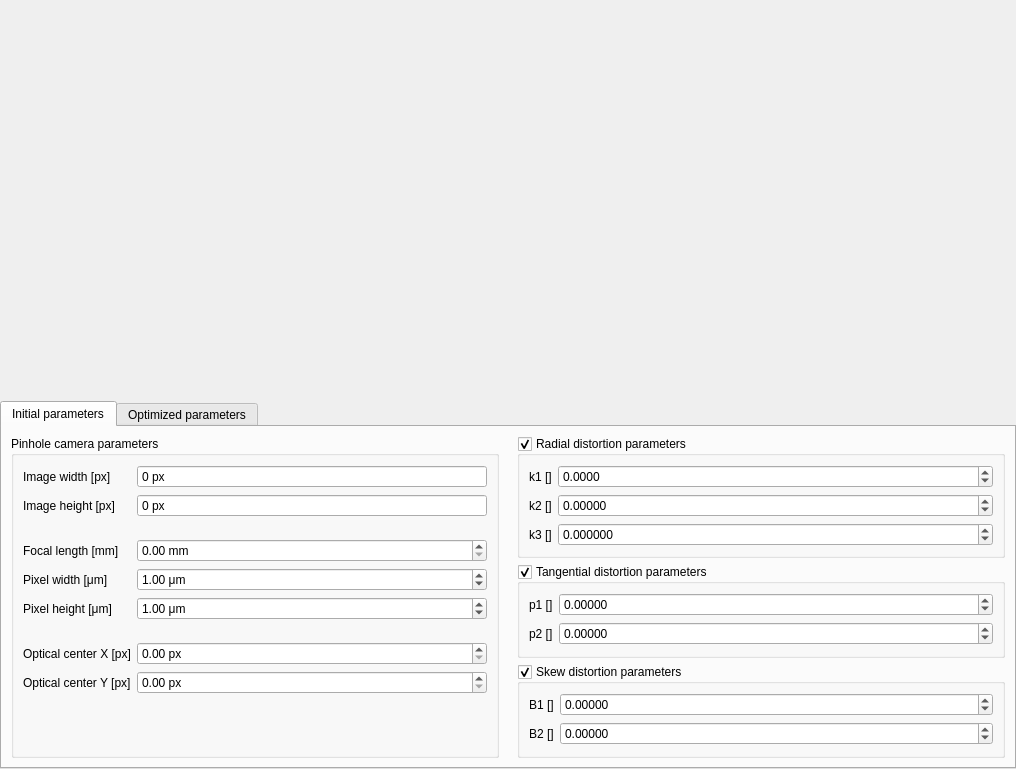
<?xml version="1.0" encoding="UTF-8"?>
<ui version="4.0">
 <class>StereoVisionApp::LenseEditor</class>
 <widget class="QWidget" name="StereoVisionApp::LenseEditor">
  <property name="geometry">
   <rect>
    <x>0</x>
    <y>0</y>
    <width>1016</width>
    <height>769</height>
   </rect>
  </property>
  <property name="windowTitle">
   <string>Form</string>
  </property>
  <layout class="QVBoxLayout" name="verticalLayout">
   <property name="spacing">
    <number>0</number>
   </property>
   <property name="leftMargin">
    <number>0</number>
   </property>
   <property name="topMargin">
    <number>0</number>
   </property>
   <property name="rightMargin">
    <number>0</number>
   </property>
   <property name="bottomMargin">
    <number>0</number>
   </property>
   <item>
    <widget class="StereoVisionApp::LensDistortionViewer" name="lensViewWidget" native="true">
     <property name="sizePolicy">
      <sizepolicy hsizetype="Preferred" vsizetype="Expanding">
       <horstretch>0</horstretch>
       <verstretch>0</verstretch>
      </sizepolicy>
     </property>
    </widget>
   </item>
   <item>
    <widget class="QTabWidget" name="tabWidget">
     <property name="sizePolicy">
      <sizepolicy hsizetype="Expanding" vsizetype="Minimum">
       <horstretch>0</horstretch>
       <verstretch>0</verstretch>
      </sizepolicy>
     </property>
     <property name="currentIndex">
      <number>0</number>
     </property>
     <widget class="QWidget" name="tab">
      <attribute name="title">
       <string>Initial parameters</string>
      </attribute>
      <layout class="QHBoxLayout" name="horizontalLayout">
       <property name="spacing">
        <number>0</number>
       </property>
       <property name="leftMargin">
        <number>0</number>
       </property>
       <property name="topMargin">
        <number>0</number>
       </property>
       <property name="rightMargin">
        <number>0</number>
       </property>
       <property name="bottomMargin">
        <number>0</number>
       </property>
       <item>
        <widget class="QWidget" name="widget_2" native="true">
         <layout class="QVBoxLayout" name="verticalLayout_2">
          <item>
           <widget class="QGroupBox" name="pinholeGroupBox">
            <property name="title">
             <string>Pinhole camera parameters</string>
            </property>
            <property name="checkable">
             <bool>false</bool>
            </property>
            <layout class="QFormLayout" name="formLayout_2">
             <item row="0" column="0">
              <widget class="QLabel" name="label">
               <property name="text">
                <string>Image width [px]</string>
               </property>
              </widget>
             </item>
             <item row="0" column="1">
              <widget class="QSpinBox" name="imageWidthSpinBox">
               <property name="readOnly">
                <bool>true</bool>
               </property>
               <property name="buttonSymbols">
                <enum>QAbstractSpinBox::NoButtons</enum>
               </property>
               <property name="suffix">
                <string> px</string>
               </property>
               <property name="maximum">
                <number>99999999</number>
               </property>
              </widget>
             </item>
             <item row="1" column="0">
              <widget class="QLabel" name="label_2">
               <property name="text">
                <string>Image height [px]</string>
               </property>
              </widget>
             </item>
             <item row="1" column="1">
              <widget class="QSpinBox" name="imageHeightSpinBox">
               <property name="frame">
                <bool>true</bool>
               </property>
               <property name="readOnly">
                <bool>true</bool>
               </property>
               <property name="buttonSymbols">
                <enum>QAbstractSpinBox::NoButtons</enum>
               </property>
               <property name="suffix">
                <string> px</string>
               </property>
               <property name="maximum">
                <number>999999999</number>
               </property>
              </widget>
             </item>
             <item row="2" column="0" colspan="2">
              <spacer name="verticalSpacer">
               <property name="orientation">
                <enum>Qt::Vertical</enum>
               </property>
               <property name="sizeType">
                <enum>QSizePolicy::Fixed</enum>
               </property>
               <property name="sizeHint" stdset="0">
                <size>
                 <width>20</width>
                 <height>10</height>
                </size>
               </property>
              </spacer>
             </item>
             <item row="3" column="0">
              <widget class="QLabel" name="label_3">
               <property name="text">
                <string>Focal length [mm]</string>
               </property>
              </widget>
             </item>
             <item row="3" column="1">
              <widget class="QDoubleSpinBox" name="focalLengthSpintBox">
               <property name="suffix">
                <string> mm</string>
               </property>
               <property name="maximum">
                <double>9999.989999999999782</double>
               </property>
              </widget>
             </item>
             <item row="4" column="0">
              <widget class="QLabel" name="label_4">
               <property name="text">
                <string>Pixel width [μm]</string>
               </property>
              </widget>
             </item>
             <item row="4" column="1">
              <widget class="QDoubleSpinBox" name="pixelWidthSpinBox">
               <property name="toolTip">
                <string>pixel width/pixel height</string>
               </property>
               <property name="suffix">
                <string> μm</string>
               </property>
               <property name="value">
                <double>1.000000000000000</double>
               </property>
              </widget>
             </item>
             <item row="6" column="0" colspan="2">
              <spacer name="verticalSpacer_2">
               <property name="orientation">
                <enum>Qt::Vertical</enum>
               </property>
               <property name="sizeType">
                <enum>QSizePolicy::Fixed</enum>
               </property>
               <property name="sizeHint" stdset="0">
                <size>
                 <width>20</width>
                 <height>10</height>
                </size>
               </property>
              </spacer>
             </item>
             <item row="7" column="0">
              <widget class="QLabel" name="label_5">
               <property name="text">
                <string>Optical center X [px]</string>
               </property>
              </widget>
             </item>
             <item row="7" column="1">
              <widget class="QDoubleSpinBox" name="opticalCenterXSpinBox">
               <property name="suffix">
                <string> px</string>
               </property>
              </widget>
             </item>
             <item row="8" column="0">
              <widget class="QLabel" name="label_6">
               <property name="text">
                <string>Optical center Y [px]</string>
               </property>
              </widget>
             </item>
             <item row="8" column="1">
              <widget class="QDoubleSpinBox" name="opticalCenterYSpinBox">
               <property name="suffix">
                <string> px</string>
               </property>
              </widget>
             </item>
             <item row="5" column="0">
              <widget class="QLabel" name="label_7">
               <property name="text">
                <string>Pixel height [μm]</string>
               </property>
              </widget>
             </item>
             <item row="5" column="1">
              <widget class="QDoubleSpinBox" name="pixelHeightSpinBox">
               <property name="suffix">
                <string> μm</string>
               </property>
               <property name="value">
                <double>1.000000000000000</double>
               </property>
              </widget>
             </item>
            </layout>
           </widget>
          </item>
         </layout>
        </widget>
       </item>
       <item>
        <widget class="QWidget" name="widget_3" native="true">
         <layout class="QVBoxLayout" name="verticalLayout_3">
          <item>
           <widget class="QGroupBox" name="radialGroupBox">
            <property name="sizePolicy">
             <sizepolicy hsizetype="Preferred" vsizetype="Minimum">
              <horstretch>0</horstretch>
              <verstretch>0</verstretch>
             </sizepolicy>
            </property>
            <property name="title">
             <string>Radial distortion parameters</string>
            </property>
            <property name="checkable">
             <bool>true</bool>
            </property>
            <property name="checked">
             <bool>true</bool>
            </property>
            <layout class="QFormLayout" name="formLayout">
             <item row="0" column="0">
              <widget class="QLabel" name="label_8">
               <property name="text">
                <string>k1 []</string>
               </property>
              </widget>
             </item>
             <item row="0" column="1">
              <widget class="QDoubleSpinBox" name="radialK1SpinBox">
               <property name="decimals">
                <number>4</number>
               </property>
               <property name="minimum">
                <double>-99.989999999999995</double>
               </property>
               <property name="singleStep">
                <double>0.010000000000000</double>
               </property>
              </widget>
             </item>
             <item row="1" column="0">
              <widget class="QLabel" name="label_9">
               <property name="text">
                <string>k2 []</string>
               </property>
              </widget>
             </item>
             <item row="1" column="1">
              <widget class="QDoubleSpinBox" name="radialK2SpinBox">
               <property name="decimals">
                <number>5</number>
               </property>
               <property name="minimum">
                <double>-99.999899999999997</double>
               </property>
               <property name="maximum">
                <double>99.999899999999997</double>
               </property>
               <property name="singleStep">
                <double>0.010000000000000</double>
               </property>
              </widget>
             </item>
             <item row="2" column="0">
              <widget class="QLabel" name="label_10">
               <property name="text">
                <string>k3 []</string>
               </property>
              </widget>
             </item>
             <item row="2" column="1">
              <widget class="QDoubleSpinBox" name="radialK3SpinBox">
               <property name="decimals">
                <number>6</number>
               </property>
               <property name="minimum">
                <double>-99.999999000000003</double>
               </property>
               <property name="maximum">
                <double>99.999999000000003</double>
               </property>
               <property name="singleStep">
                <double>0.010000000000000</double>
               </property>
              </widget>
             </item>
            </layout>
           </widget>
          </item>
          <item>
           <widget class="QGroupBox" name="tangentialGroupBox">
            <property name="sizePolicy">
             <sizepolicy hsizetype="Preferred" vsizetype="Minimum">
              <horstretch>0</horstretch>
              <verstretch>0</verstretch>
             </sizepolicy>
            </property>
            <property name="title">
             <string>Tangential distortion parameters</string>
            </property>
            <property name="checkable">
             <bool>true</bool>
            </property>
            <layout class="QFormLayout" name="formLayout_3">
             <item row="0" column="0">
              <widget class="QLabel" name="label_11">
               <property name="text">
                <string>p1 []</string>
               </property>
              </widget>
             </item>
             <item row="0" column="1">
              <widget class="QDoubleSpinBox" name="tangentialP1SpinBox">
               <property name="decimals">
                <number>5</number>
               </property>
               <property name="minimum">
                <double>-99.999989999999997</double>
               </property>
               <property name="maximum">
                <double>99.999989999999997</double>
               </property>
               <property name="singleStep">
                <double>0.010000000000000</double>
               </property>
              </widget>
             </item>
             <item row="1" column="0">
              <widget class="QLabel" name="label_12">
               <property name="text">
                <string>p2 []</string>
               </property>
              </widget>
             </item>
             <item row="1" column="1">
              <widget class="QDoubleSpinBox" name="tangentialP2SpinBox">
               <property name="decimals">
                <number>5</number>
               </property>
               <property name="minimum">
                <double>-99.999989999999997</double>
               </property>
               <property name="maximum">
                <double>99.999989999999997</double>
               </property>
               <property name="singleStep">
                <double>0.010000000000000</double>
               </property>
              </widget>
             </item>
            </layout>
           </widget>
          </item>
          <item>
           <widget class="QGroupBox" name="skewGroupBox">
            <property name="sizePolicy">
             <sizepolicy hsizetype="Minimum" vsizetype="Preferred">
              <horstretch>0</horstretch>
              <verstretch>0</verstretch>
             </sizepolicy>
            </property>
            <property name="title">
             <string>Skew distortion parameters</string>
            </property>
            <property name="checkable">
             <bool>true</bool>
            </property>
            <layout class="QFormLayout" name="formLayout_4">
             <item row="0" column="0">
              <widget class="QLabel" name="label_13">
               <property name="text">
                <string>B1 []</string>
               </property>
              </widget>
             </item>
             <item row="0" column="1">
              <widget class="QDoubleSpinBox" name="skewB1SpinBox">
               <property name="decimals">
                <number>5</number>
               </property>
               <property name="minimum">
                <double>-99.999989999999997</double>
               </property>
               <property name="maximum">
                <double>99.999989999999997</double>
               </property>
               <property name="singleStep">
                <double>0.010000000000000</double>
               </property>
              </widget>
             </item>
             <item row="1" column="0">
              <widget class="QLabel" name="label_14">
               <property name="text">
                <string>B2 []</string>
               </property>
              </widget>
             </item>
             <item row="1" column="1">
              <widget class="QDoubleSpinBox" name="skewB2SpinBox">
               <property name="decimals">
                <number>5</number>
               </property>
               <property name="minimum">
                <double>-99.999989999999997</double>
               </property>
               <property name="maximum">
                <double>99.999989999999997</double>
               </property>
               <property name="singleStep">
                <double>0.010000000000000</double>
               </property>
              </widget>
             </item>
            </layout>
           </widget>
          </item>
         </layout>
        </widget>
       </item>
      </layout>
     </widget>
     <widget class="QWidget" name="tab_2">
      <attribute name="title">
       <string>Optimized parameters</string>
      </attribute>
      <layout class="QHBoxLayout" name="horizontalLayout_2">
       <property name="spacing">
        <number>0</number>
       </property>
       <property name="leftMargin">
        <number>0</number>
       </property>
       <property name="topMargin">
        <number>0</number>
       </property>
       <property name="rightMargin">
        <number>0</number>
       </property>
       <property name="bottomMargin">
        <number>0</number>
       </property>
       <item>
        <widget class="QWidget" name="widget_4" native="true">
         <layout class="QVBoxLayout" name="verticalLayout_4">
          <item>
           <widget class="QGroupBox" name="optPinholeGroupBox">
            <property name="title">
             <string>Pinhole camera model</string>
            </property>
            <layout class="QFormLayout" name="formLayout_5">
             <item row="0" column="0">
              <widget class="QLabel" name="label_15">
               <property name="text">
                <string>focal length [px]</string>
               </property>
              </widget>
             </item>
             <item row="0" column="1">
              <widget class="QDoubleSpinBox" name="optFocalLegthSpinBox">
               <property name="readOnly">
                <bool>true</bool>
               </property>
               <property name="buttonSymbols">
                <enum>QAbstractSpinBox::NoButtons</enum>
               </property>
               <property name="suffix">
                <string> px</string>
               </property>
               <property name="maximum">
                <double>99999999.989999994635582</double>
               </property>
              </widget>
             </item>
             <item row="1" column="0">
              <widget class="QLabel" name="label_16">
               <property name="text">
                <string>Pixel aspect ratio []</string>
               </property>
              </widget>
             </item>
             <item row="1" column="1">
              <widget class="QDoubleSpinBox" name="optPixelAspectRatioSpinBox">
               <property name="readOnly">
                <bool>true</bool>
               </property>
               <property name="buttonSymbols">
                <enum>QAbstractSpinBox::NoButtons</enum>
               </property>
              </widget>
             </item>
             <item row="3" column="0">
              <widget class="QLabel" name="label_17">
               <property name="text">
                <string>Optical center X [px]</string>
               </property>
              </widget>
             </item>
             <item row="4" column="0">
              <widget class="QLabel" name="label_18">
               <property name="text">
                <string>Optical center Y [px]</string>
               </property>
              </widget>
             </item>
             <item row="3" column="1">
              <widget class="QDoubleSpinBox" name="optOpticalCenterXSpinBox">
               <property name="readOnly">
                <bool>true</bool>
               </property>
               <property name="buttonSymbols">
                <enum>QAbstractSpinBox::NoButtons</enum>
               </property>
              </widget>
             </item>
             <item row="4" column="1">
              <widget class="QDoubleSpinBox" name="optOpticalCenterYSpinBox">
               <property name="readOnly">
                <bool>true</bool>
               </property>
               <property name="buttonSymbols">
                <enum>QAbstractSpinBox::NoButtons</enum>
               </property>
              </widget>
             </item>
             <item row="2" column="0" colspan="2">
              <spacer name="verticalSpacer_3">
               <property name="orientation">
                <enum>Qt::Vertical</enum>
               </property>
               <property name="sizeType">
                <enum>QSizePolicy::Fixed</enum>
               </property>
               <property name="sizeHint" stdset="0">
                <size>
                 <width>20</width>
                 <height>10</height>
                </size>
               </property>
              </spacer>
             </item>
            </layout>
           </widget>
          </item>
         </layout>
        </widget>
       </item>
       <item>
        <widget class="QWidget" name="widget_5" native="true">
         <layout class="QVBoxLayout" name="verticalLayout_5">
          <item>
           <widget class="QGroupBox" name="optRadialGroupBox">
            <property name="title">
             <string>Radial distortion model</string>
            </property>
            <layout class="QFormLayout" name="formLayout_6">
             <item row="0" column="0">
              <widget class="QLabel" name="label_19">
               <property name="text">
                <string>k1 []</string>
               </property>
              </widget>
             </item>
             <item row="0" column="1">
              <widget class="QDoubleSpinBox" name="optRadialK1SpinBox">
               <property name="readOnly">
                <bool>true</bool>
               </property>
               <property name="buttonSymbols">
                <enum>QAbstractSpinBox::NoButtons</enum>
               </property>
               <property name="decimals">
                <number>4</number>
               </property>
               <property name="minimum">
                <double>-99.999899999999997</double>
               </property>
               <property name="maximum">
                <double>99.999899999999997</double>
               </property>
              </widget>
             </item>
             <item row="1" column="0">
              <widget class="QLabel" name="label_20">
               <property name="text">
                <string>k2 []</string>
               </property>
              </widget>
             </item>
             <item row="1" column="1">
              <widget class="QDoubleSpinBox" name="optRadialK2SpinBox">
               <property name="readOnly">
                <bool>true</bool>
               </property>
               <property name="buttonSymbols">
                <enum>QAbstractSpinBox::NoButtons</enum>
               </property>
               <property name="decimals">
                <number>5</number>
               </property>
               <property name="minimum">
                <double>-99.999989999999997</double>
               </property>
               <property name="maximum">
                <double>99.999989999999997</double>
               </property>
              </widget>
             </item>
             <item row="2" column="0">
              <widget class="QLabel" name="label_21">
               <property name="text">
                <string>k3 []</string>
               </property>
              </widget>
             </item>
             <item row="2" column="1">
              <widget class="QDoubleSpinBox" name="optRadialK3SpinBox">
               <property name="readOnly">
                <bool>true</bool>
               </property>
               <property name="buttonSymbols">
                <enum>QAbstractSpinBox::NoButtons</enum>
               </property>
               <property name="decimals">
                <number>6</number>
               </property>
               <property name="minimum">
                <double>-99.999999000000003</double>
               </property>
               <property name="maximum">
                <double>99.999999000000003</double>
               </property>
              </widget>
             </item>
            </layout>
           </widget>
          </item>
          <item>
           <widget class="QGroupBox" name="optTangentialGroupBox">
            <property name="title">
             <string>Tangential distortion model</string>
            </property>
            <layout class="QFormLayout" name="formLayout_7">
             <item row="0" column="0">
              <widget class="QLabel" name="label_22">
               <property name="text">
                <string>p1 []</string>
               </property>
              </widget>
             </item>
             <item row="0" column="1">
              <widget class="QDoubleSpinBox" name="optTangentialP1SpinBox">
               <property name="readOnly">
                <bool>true</bool>
               </property>
               <property name="buttonSymbols">
                <enum>QAbstractSpinBox::NoButtons</enum>
               </property>
               <property name="decimals">
                <number>5</number>
               </property>
               <property name="minimum">
                <double>-99.999989999999997</double>
               </property>
               <property name="maximum">
                <double>99.999989999999997</double>
               </property>
              </widget>
             </item>
             <item row="1" column="0">
              <widget class="QLabel" name="label_23">
               <property name="text">
                <string>p2 []</string>
               </property>
              </widget>
             </item>
             <item row="1" column="1">
              <widget class="QDoubleSpinBox" name="optTangentialP2SpinBox">
               <property name="readOnly">
                <bool>true</bool>
               </property>
               <property name="buttonSymbols">
                <enum>QAbstractSpinBox::NoButtons</enum>
               </property>
               <property name="decimals">
                <number>5</number>
               </property>
               <property name="minimum">
                <double>-99.999989999999997</double>
               </property>
               <property name="maximum">
                <double>99.999989999999997</double>
               </property>
              </widget>
             </item>
            </layout>
           </widget>
          </item>
          <item>
           <widget class="QGroupBox" name="optSkewGroupBox">
            <property name="title">
             <string>Skew distortion model</string>
            </property>
            <layout class="QFormLayout" name="formLayout_8">
             <item row="0" column="0">
              <widget class="QLabel" name="label_24">
               <property name="text">
                <string>B1 []</string>
               </property>
              </widget>
             </item>
             <item row="0" column="1">
              <widget class="QDoubleSpinBox" name="optSkewB1SpinBox">
               <property name="readOnly">
                <bool>true</bool>
               </property>
               <property name="buttonSymbols">
                <enum>QAbstractSpinBox::NoButtons</enum>
               </property>
               <property name="decimals">
                <number>5</number>
               </property>
               <property name="minimum">
                <double>-99.999989999999997</double>
               </property>
               <property name="maximum">
                <double>99.999989999999997</double>
               </property>
              </widget>
             </item>
             <item row="1" column="0">
              <widget class="QLabel" name="label_25">
               <property name="text">
                <string>B1 []</string>
               </property>
              </widget>
             </item>
             <item row="1" column="1">
              <widget class="QDoubleSpinBox" name="optSkewB2SpinBox">
               <property name="readOnly">
                <bool>true</bool>
               </property>
               <property name="buttonSymbols">
                <enum>QAbstractSpinBox::NoButtons</enum>
               </property>
               <property name="decimals">
                <number>5</number>
               </property>
               <property name="minimum">
                <double>-99.999989999999997</double>
               </property>
               <property name="maximum">
                <double>99.999989999999997</double>
               </property>
              </widget>
             </item>
            </layout>
           </widget>
          </item>
         </layout>
        </widget>
       </item>
      </layout>
     </widget>
    </widget>
   </item>
  </layout>
 </widget>
 <customwidgets>
  <customwidget>
   <class>StereoVisionApp::LensDistortionViewer</class>
   <extends>QWidget</extends>
   <header>gui/lensdistortionviewer.h</header>
   <container>1</container>
  </customwidget>
 </customwidgets>
 <resources/>
 <connections/>
</ui>
